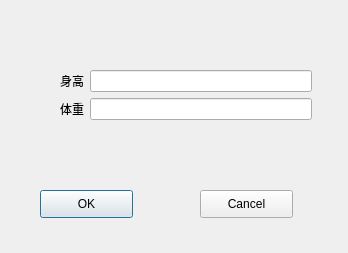
<?xml version="1.0" encoding="UTF-8"?>
<ui version="4.0">
 <class>addBody</class>
 <widget class="QDialog" name="addBody">
  <property name="geometry">
   <rect>
    <x>0</x>
    <y>0</y>
    <width>348</width>
    <height>253</height>
   </rect>
  </property>
  <property name="windowTitle">
   <string>Dialog</string>
  </property>
  <widget class="QPushButton" name="pushButton">
   <property name="geometry">
    <rect>
     <x>40</x>
     <y>190</y>
     <width>93</width>
     <height>28</height>
    </rect>
   </property>
   <property name="text">
    <string>OK</string>
   </property>
  </widget>
  <widget class="QPushButton" name="pushButton_2">
   <property name="geometry">
    <rect>
     <x>200</x>
     <y>190</y>
     <width>93</width>
     <height>28</height>
    </rect>
   </property>
   <property name="text">
    <string>Cancel</string>
   </property>
  </widget>
  <widget class="QWidget" name="">
   <property name="geometry">
    <rect>
     <x>60</x>
     <y>70</y>
     <width>252</width>
     <height>51</height>
    </rect>
   </property>
   <layout class="QGridLayout" name="gridLayout">
    <item row="0" column="0">
     <widget class="QLabel" name="label">
      <property name="text">
       <string>身高</string>
      </property>
     </widget>
    </item>
    <item row="0" column="1">
     <widget class="QLineEdit" name="lineEdit"/>
    </item>
    <item row="1" column="0">
     <widget class="QLabel" name="label_2">
      <property name="text">
       <string>体重</string>
      </property>
     </widget>
    </item>
    <item row="1" column="1">
     <widget class="QLineEdit" name="lineEdit_2"/>
    </item>
   </layout>
  </widget>
 </widget>
 <resources/>
 <connections/>
</ui>
